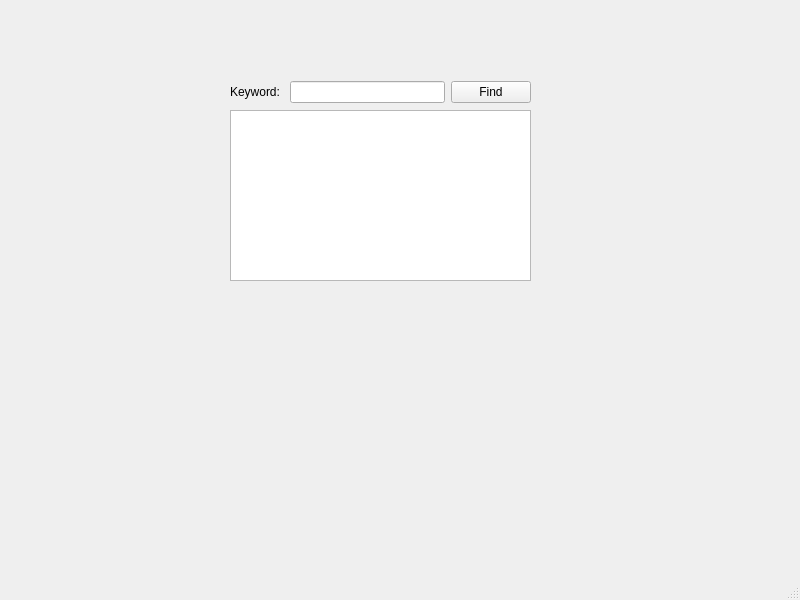
<?xml version="1.0" encoding="UTF-8"?>
<ui version="4.0">
 <class>TextFinder</class>
 <widget class="QMainWindow" name="TextFinder">
  <property name="geometry">
   <rect>
    <x>0</x>
    <y>0</y>
    <width>800</width>
    <height>600</height>
   </rect>
  </property>
  <property name="palette">
   <palette>
    <active>
     <colorrole role="BrightText">
      <brush brushstyle="SolidPattern">
       <color alpha="255">
        <red>0</red>
        <green>255</green>
        <blue>0</blue>
       </color>
      </brush>
     </colorrole>
     <colorrole role="HighlightedText">
      <brush brushstyle="SolidPattern">
       <color alpha="255">
        <red>255</red>
        <green>0</green>
        <blue>0</blue>
       </color>
      </brush>
     </colorrole>
    </active>
    <inactive>
     <colorrole role="BrightText">
      <brush brushstyle="SolidPattern">
       <color alpha="255">
        <red>0</red>
        <green>255</green>
        <blue>0</blue>
       </color>
      </brush>
     </colorrole>
     <colorrole role="HighlightedText">
      <brush brushstyle="SolidPattern">
       <color alpha="255">
        <red>255</red>
        <green>0</green>
        <blue>0</blue>
       </color>
      </brush>
     </colorrole>
    </inactive>
    <disabled>
     <colorrole role="BrightText">
      <brush brushstyle="SolidPattern">
       <color alpha="255">
        <red>0</red>
        <green>255</green>
        <blue>0</blue>
       </color>
      </brush>
     </colorrole>
     <colorrole role="HighlightedText">
      <brush brushstyle="SolidPattern">
       <color alpha="255">
        <red>255</red>
        <green>0</green>
        <blue>0</blue>
       </color>
      </brush>
     </colorrole>
    </disabled>
   </palette>
  </property>
  <property name="windowTitle">
   <string>TextFinder</string>
  </property>
  <widget class="QWidget" name="centralwidget">
   <widget class="QTextEdit" name="textEdit">
    <property name="geometry">
     <rect>
      <x>230</x>
      <y>110</y>
      <width>301</width>
      <height>171</height>
     </rect>
    </property>
   </widget>
   <widget class="QWidget" name="">
    <property name="geometry">
     <rect>
      <x>230</x>
      <y>80</y>
      <width>301</width>
      <height>24</height>
     </rect>
    </property>
    <layout class="QHBoxLayout" name="horizontalLayout">
     <item>
      <widget class="QLabel" name="label">
       <property name="text">
        <string>Keyword: </string>
       </property>
      </widget>
     </item>
     <item>
      <widget class="QLineEdit" name="lineEdit"/>
     </item>
     <item>
      <widget class="QPushButton" name="findButton">
       <property name="text">
        <string>Find</string>
       </property>
      </widget>
     </item>
    </layout>
   </widget>
  </widget>
  <widget class="QMenuBar" name="menubar">
   <property name="geometry">
    <rect>
     <x>0</x>
     <y>0</y>
     <width>800</width>
     <height>20</height>
    </rect>
   </property>
  </widget>
  <widget class="QStatusBar" name="statusbar"/>
 </widget>
 <resources/>
 <connections/>
</ui>
